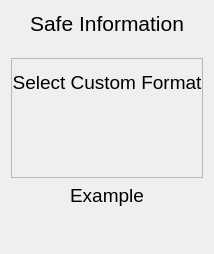
     <widget class="QWidget" name="page_04">
      <layout class="QVBoxLayout" name="page_4_layout">
       <item>
        <widget class="QLabel" name="title_label_4">
         <property name="maximumSize">
          <size>
           <width>16777215</width>
           <height>70</height>
          </size>
         </property>
         <property name="styleSheet">
          <string notr="true">font-size: 16pt</string>
         </property>
         <property name="text">
          <string>Safe Information</string>
         </property>
         <property name="alignment">
          <set>Qt::AlignmentFlag::AlignCenter</set>
         </property>
        </widget>
       </item>
       <item>
        <widget class="QWidget" name="dropdown_btn_widget" native="true">
         <property name="maximumSize">
          <size>
           <width>16777215</width>
           <height>70</height>
          </size>
         </property>
         <layout class="QHBoxLayout" name="dropdown_layout">
          <property name="spacing">
           <number>0</number>
          </property>
          <property name="leftMargin">
           <number>0</number>
          </property>
          <property name="topMargin">
           <number>0</number>
          </property>
          <property name="rightMargin">
           <number>0</number>
          </property>
          <property name="bottomMargin">
           <number>10</number>
          </property>
         </layout>
        </widget>
       </item>
       <item>
        <widget class="QFrame" name="custom_frame">
         <property name="minimumSize">
          <size>
           <width>0</width>
           <height>120</height>
          </size>
         </property>
         <property name="maximumSize">
          <size>
           <width>16777215</width>
           <height>300</height>
          </size>
         </property>
         <property name="styleSheet">
          <string notr="true"/>
         </property>
         <property name="frameShape">
          <enum>QFrame::Shape::StyledPanel</enum>
         </property>
         <property name="frameShadow">
          <enum>QFrame::Shadow::Raised</enum>
         </property>
         <layout class="QVBoxLayout" name="custom_option_layout">
          <property name="spacing">
           <number>15</number>
          </property>
          <property name="leftMargin">
           <number>0</number>
          </property>
          <property name="topMargin">
           <number>3</number>
          </property>
          <property name="rightMargin">
           <number>0</number>
          </property>
          <item>
           <widget class="QLabel" name="option_label">
            <property name="minimumSize">
             <size>
              <width>0</width>
              <height>40</height>
             </size>
            </property>
            <property name="maximumSize">
             <size>
              <width>16777215</width>
              <height>80</height>
             </size>
            </property>
            <property name="styleSheet">
             <string notr="true">font-size: 14pt</string>
            </property>
            <property name="text">
             <string>Select Custom Format</string>
            </property>
            <property name="alignment">
             <set>Qt::AlignmentFlag::AlignCenter</set>
            </property>
           </widget>
          </item>
          <item>
           <widget class="QWidget" name="custom_selection_widget" native="true">
            <property name="maximumSize">
             <size>
              <width>16777215</width>
              <height>16777215</height>
             </size>
            </property>
            <property name="styleSheet">
             <string notr="true"/>
            </property>
            <layout class="QHBoxLayout" name="custom_selection_layout">
             <property name="spacing">
              <number>0</number>
             </property>
             <property name="leftMargin">
              <number>0</number>
             </property>
             <property name="topMargin">
              <number>0</number>
             </property>
             <property name="rightMargin">
              <number>0</number>
             </property>
             <property name="bottomMargin">
              <number>0</number>
             </property>
            </layout>
           </widget>
          </item>
          <item>
           <widget class="QWidget" name="custom_text_widget" native="true">
            <property name="maximumSize">
             <size>
              <width>16777215</width>
              <height>16777215</height>
             </size>
            </property>
            <layout class="QHBoxLayout" name="custom_text_layout">
             <property name="spacing">
              <number>0</number>
             </property>
             <property name="leftMargin">
              <number>0</number>
             </property>
             <property name="topMargin">
              <number>0</number>
             </property>
             <property name="rightMargin">
              <number>0</number>
             </property>
             <property name="bottomMargin">
              <number>0</number>
             </property>
            </layout>
           </widget>
          </item>
         </layout>
        </widget>
       </item>
       <item>
        <widget class="QLabel" name="text_label">
         <property name="maximumSize">
          <size>
           <width>16777215</width>
           <height>60</height>
          </size>
         </property>
         <property name="styleSheet">
          <string notr="true">font-size: 14pt</string>
         </property>
         <property name="text">
          <string>Example</string>
         </property>
         <property name="alignment">
          <set>Qt::AlignmentFlag::AlignBottom|Qt::AlignmentFlag::AlignHCenter</set>
         </property>
        </widget>
       </item>
       <item>
        <widget class="QWidget" name="text_widget" native="true">
         <property name="maximumSize">
          <size>
           <width>16777215</width>
           <height>90</height>
          </size>
         </property>
         <layout class="QHBoxLayout" name="file_name_layout">
          <property name="spacing">
           <number>0</number>
          </property>
          <property name="leftMargin">
           <number>0</number>
          </property>
          <property name="topMargin">
           <number>0</number>
          </property>
          <property name="rightMargin">
           <number>0</number>
          </property>
          <property name="bottomMargin">
           <number>0</number>
          </property>
         </layout>
        </widget>
       </item>
       <item>
        <widget class="QWidget" name="browse_widget" native="true">
         <property name="maximumSize">
          <size>
           <width>16777215</width>
           <height>100</height>
          </size>
         </property>
         <layout class="QGridLayout" name="browse_layout">
          <property name="leftMargin">
           <number>0</number>
          </property>
          <property name="topMargin">
           <number>0</number>
          </property>
          <property name="rightMargin">
           <number>0</number>
          </property>
          <property name="bottomMargin">
           <number>0</number>
          </property>
          <property name="horizontalSpacing">
           <number>0</number>
          </property>
          <property name="verticalSpacing">
           <number>6</number>
          </property>
         </layout>
        </widget>
       </item>
       <item>
        <widget class="QWidget" name="finish_btn_widget_2" native="true">
         <property name="maximumSize">
          <size>
           <width>16777215</width>
           <height>1677215</height>
          </size>
         </property>
         <layout class="QHBoxLayout" name="finish_btn_layout_2"/>
        </widget>
       </item>
      </layout>
     </widget>
